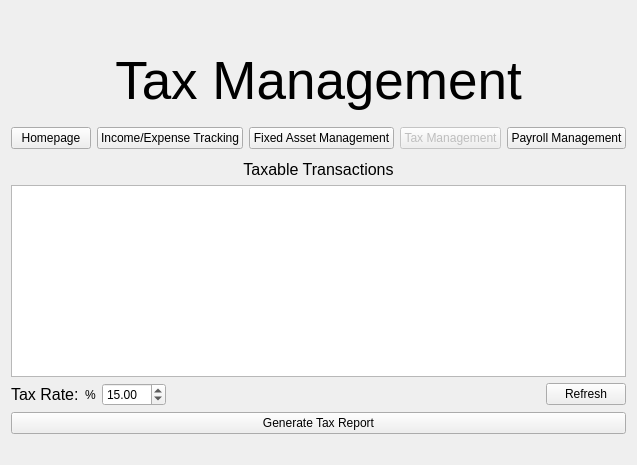
        <widget class="QWidget" name="page_4">
         <layout class="QVBoxLayout" name="verticalLayout_17">
          <item>
           <spacer name="verticalSpacer_9">
            <property name="orientation">
             <enum>Qt::Vertical</enum>
            </property>
            <property name="sizeType">
             <enum>QSizePolicy::Fixed</enum>
            </property>
            <property name="sizeHint" stdset="0">
             <size>
              <width>20</width>
              <height>40</height>
             </size>
            </property>
           </spacer>
          </item>
          <item>
           <widget class="QLabel" name="label_7">
            <property name="font">
             <font>
              <pointsize>40</pointsize>
             </font>
            </property>
            <property name="text">
             <string>Tax Management</string>
            </property>
            <property name="alignment">
             <set>Qt::AlignCenter</set>
            </property>
           </widget>
          </item>
          <item>
           <spacer name="verticalSpacer_22">
            <property name="orientation">
             <enum>Qt::Vertical</enum>
            </property>
            <property name="sizeType">
             <enum>QSizePolicy::Fixed</enum>
            </property>
            <property name="sizeHint" stdset="0">
             <size>
              <width>20</width>
              <height>10</height>
             </size>
            </property>
           </spacer>
          </item>
          <item>
           <layout class="QHBoxLayout" name="horizontalLayout_33">
            <item>
             <widget class="QPushButton" name="home_tax">
              <property name="text">
               <string>Homepage</string>
              </property>
             </widget>
            </item>
            <item>
             <widget class="QPushButton" name="in_ex_tax">
              <property name="enabled">
               <bool>true</bool>
              </property>
              <property name="text">
               <string>Income/Expense Tracking</string>
              </property>
             </widget>
            </item>
            <item>
             <widget class="QPushButton" name="fixed_tax">
              <property name="text">
               <string>Fixed Asset Management</string>
              </property>
             </widget>
            </item>
            <item>
             <widget class="QPushButton" name="tax_tax">
              <property name="enabled">
               <bool>false</bool>
              </property>
              <property name="text">
               <string>Tax Management</string>
              </property>
             </widget>
            </item>
            <item>
             <widget class="QPushButton" name="payroll_tax">
              <property name="text">
               <string>Payroll Management</string>
              </property>
             </widget>
            </item>
           </layout>
          </item>
          <item>
           <spacer name="verticalSpacer_10">
            <property name="orientation">
             <enum>Qt::Vertical</enum>
            </property>
            <property name="sizeType">
             <enum>QSizePolicy::Fixed</enum>
            </property>
            <property name="sizeHint" stdset="0">
             <size>
              <width>20</width>
              <height>5</height>
             </size>
            </property>
           </spacer>
          </item>
          <item>
           <layout class="QVBoxLayout" name="verticalLayout_10">
            <item>
             <widget class="QLabel" name="label_29">
              <property name="font">
               <font>
                <pointsize>12</pointsize>
               </font>
              </property>
              <property name="text">
               <string>Taxable Transactions</string>
              </property>
              <property name="alignment">
               <set>Qt::AlignCenter</set>
              </property>
             </widget>
            </item>
            <item>
             <widget class="QTableView" name="Tax_List">
              <attribute name="verticalHeaderVisible">
               <bool>false</bool>
              </attribute>
             </widget>
            </item>
            <item>
             <layout class="QHBoxLayout" name="horizontalLayout_21">
              <item>
               <widget class="QLabel" name="label_28">
                <property name="font">
                 <font>
                  <pointsize>12</pointsize>
                 </font>
                </property>
                <property name="text">
                 <string>Tax Rate:</string>
                </property>
                <property name="alignment">
                 <set>Qt::AlignLeading|Qt::AlignLeft|Qt::AlignVCenter</set>
                </property>
               </widget>
              </item>
              <item>
               <widget class="QLabel" name="label_30">
                <property name="text">
                 <string>%</string>
                </property>
               </widget>
              </item>
              <item>
               <widget class="QDoubleSpinBox" name="tax_rate">
                <property name="accelerated">
                 <bool>true</bool>
                </property>
                <property name="maximum">
                 <double>100.000000000000000</double>
                </property>
                <property name="value">
                 <double>15.000000000000000</double>
                </property>
               </widget>
              </item>
              <item>
               <spacer name="horizontalSpacer">
                <property name="orientation">
                 <enum>Qt::Horizontal</enum>
                </property>
                <property name="sizeHint" stdset="0">
                 <size>
                  <width>40</width>
                  <height>20</height>
                 </size>
                </property>
               </spacer>
              </item>
              <item>
               <widget class="QPushButton" name="tax_refresh_Button">
                <property name="text">
                 <string>Refresh</string>
                </property>
               </widget>
              </item>
             </layout>
            </item>
            <item>
             <layout class="QHBoxLayout" name="horizontalLayout_22"/>
            </item>
            <item>
             <widget class="QPushButton" name="print_tax_Button">
              <property name="text">
               <string>Generate Tax Report</string>
              </property>
             </widget>
            </item>
           </layout>
          </item>
          <item>
           <spacer name="verticalSpacer_11">
            <property name="orientation">
             <enum>Qt::Vertical</enum>
            </property>
            <property name="sizeType">
             <enum>QSizePolicy::Fixed</enum>
            </property>
            <property name="sizeHint" stdset="0">
             <size>
              <width>20</width>
              <height>20</height>
             </size>
            </property>
           </spacer>
          </item>
         </layout>
        </widget>
